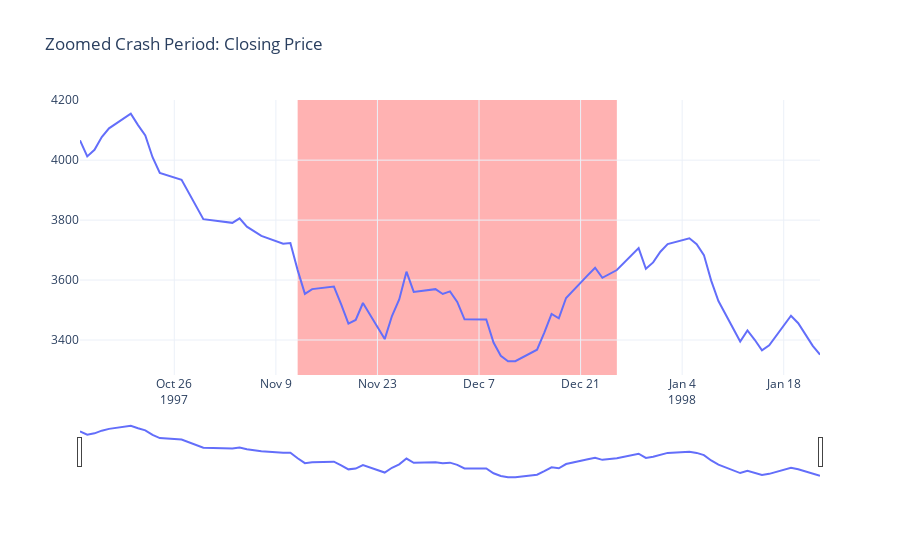

The code cell stored with this chart in its notebook:
### Markdown cell above
### Plot Zoomed Closing Price

### Code cell
fig = go.Figure()

fig.add_trace(go.Scatter(
    x=zoom_df.index,
    y=zoom_df['Close'],
    mode='lines',
    name='Close'
))

fig.add_vrect(
    x0=cluster_start,
    x1=cluster_end,
    fillcolor='red',
    opacity=0.3,
    layer='below',
    line_width=0
)

fig.update_layout(
    title="Zoomed Crash Period: Closing Price",
    xaxis_rangeslider_visible=True,
    template="plotly_white"
)

fig.show()
